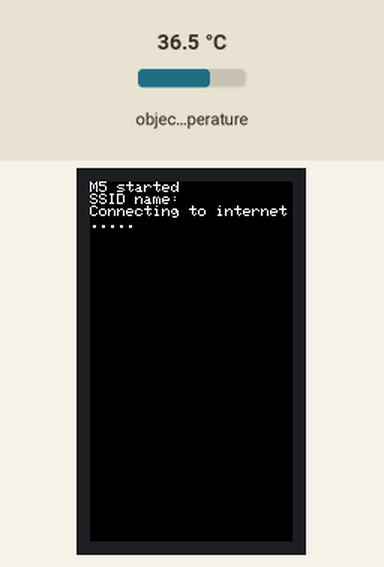
A sketch run on a simulated ESP32. Shown: 135×240 colour display. The test bench sets the inputs (shaded band); at power-on: object temperature 36.5 °C. WiFi joins after 1.5 s; servers stay silent unless stated; network time is answered at once with the bench clock; the local clock reads 2024-03-15 10:24:30 at power-on unless the sketch sets it; not simulated (calls return 0 or success): Credentials_Tor_Rey_IoT.h, UNIT_ENV.h; what the sketch prints to the serial monitor is not drawn.

Above: at 1.2 s.
At 12.1 s:
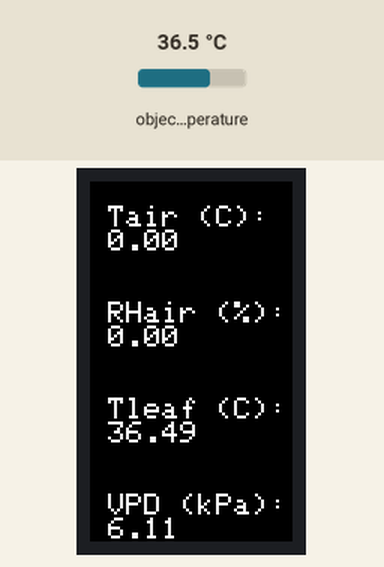
12.2 s: object temperature set to 20 °C
At 22.0 s:
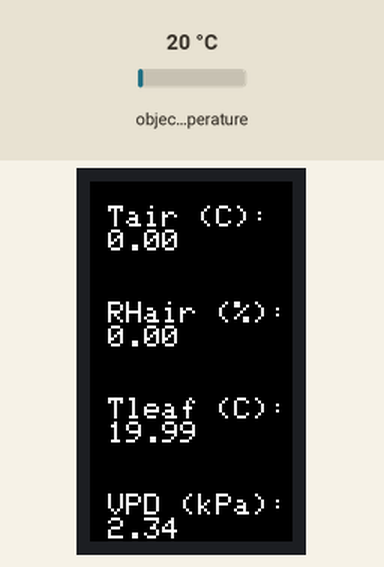
23.0 s: object temperature set to 26 °C
At 32.5 s:
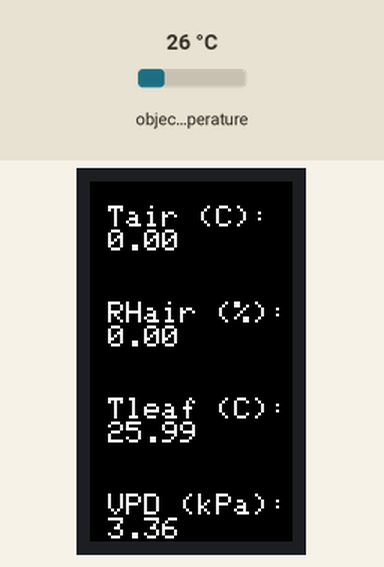
33.1 s: object temperature set to 32 °C
At 43.0 s:
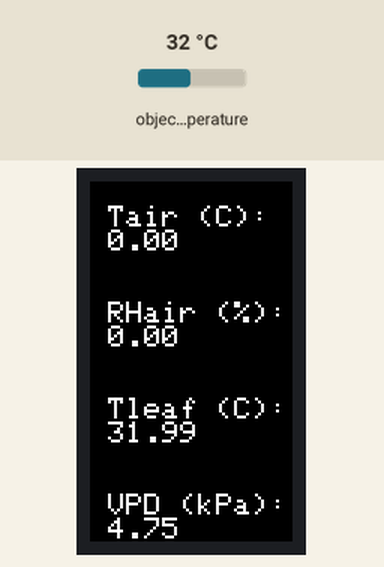
Timing chart, 0 to 44.5 s (numbered marks = the images above; inputs shaded):
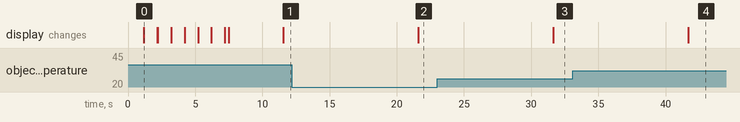

The sketch:

Main.ino
```cpp
/*
 Name:		Main.ino
 Created:	3/14/2022 10:00 AM
 Authors:	Emmanuel Reyes, Jessica Jacobo, Paola Carrera, Aarón Vélez
*/


//////////////////////////////////////////////////////////////////
////// Libraries and its associated constants and variables //////
//////////////////////////////////////////////////////////////////

////// Board library
#include <M5StickCPlus.h>


////// Credentials_Gas_Alarm_Photo_Lab.h is a user-created library containing paswords, IDs and credentials
#include "Credentials_Tor_Rey_IoT.h"
#ifdef WiFi_SSID_is_HEX
const bool ssidIsHex = true;
const char ssidHEX[] = WIFI_SSID_HEX;
char ssid[64];
#else
const bool ssidIsHex = false;
const char ssid[] = WIFI_SSID;
#endif
const char password[] = WIFI_PASSWD;
const char iot_server[] = IoT_SERVER;
const char iot_user[] = IoT_USER;
const char iot_device[] = IoT_DEVICE;
const char iot_credential[] = IoT_CREDENTIAL;
const char iot_data_bucket[] = IoT_DATA_BUCKET;


////// Comunication libraries
#include <Wire.h>
#include <SPI.h>
#include <WiFi.h>
#include <WiFiUdp.h>
WiFiUDP ntpUDP;


////// Iot Thinger
#define THINGER_SERVER iot_server   // Delete this line if using a free thinger account
#define _DEBUG_   // Uncomment for debugging connection to Thinger
#define _DISABLE_TLS_     // Uncoment if needed (port 25202 closed, for example)
#include <ThingerESP32.h>
ThingerESP32 thing(iot_user, iot_device, iot_credential);
/// <summary>
/// IMPORTANT
/// in file \thinger.io\src\ThingerClient.h at Line 355, the function handle_connection() was modified
/// to prevent the thinger handler to agresively try to reconnect to WiFi in case of a lost connection
/// This allows the alarn to keep monitoring gas levels even if there is no network connection
/// </summary>


////// Time libraries
// Integrated RTC definitions
RTC_TimeTypeDef RTC_TimeStruct;
RTC_DateTypeDef RTC_DateStruct;
#include <TimeLib.h>
#include <NTPClient.h>
NTPClient timeClient(ntpUDP, "north-america.pool.ntp.org", 0, 300000); // For details, see https://github.com/arduino-libraries/NTPClient
// Time zone library
#include <Timezone.h>
//  Central Time Zone (Mexico City)
TimeChangeRule mxCDT = { "CDT", First, Sun, Apr, 2, -300 };
TimeChangeRule mxCST = { "CST", Last, Sun, Oct, 2, -360 };
Timezone mxCT(mxCDT, mxCST);


////// Enviroment III unit library
#include "UNIT_ENV.h"
SHT3X sht30;
QMP6988 qmp6988;


////// NCIR sensor library
#include <Adafruit_MLX90614.h>
Adafruit_MLX90614 NCIR = Adafruit_MLX90614();


////// Raspberry Pi
#define PI_HEADER  "P"   // Header tag for serial raspberry pi message


//////////////////////////////////////////
////// User Constants and Variables //////
//////////////////////////////////////////

////// Station IDs & Constants
const int Station_Number = 9;
String Board = F("M5StickC Plus");
String Processor = F("ESP32-Pico");
String IoT_Hardware = F("ESP32-Pico WiFi");
String IoT_Software = F("Thinger ESP32");
String RTC_Hardware = F("BM8563");
String IoT_Asset_Type = F("");
String IoT_Group = F("");
String IoT_Station_Name = F("Tor Rey IoT");
String Firmware = F("v1.0.0");

bool debug = true;


////// Time variables
time_t LastNTP;     // Last UTP time that the RTC was updated form NTP
time_t UTC_t;       // UTC UNIX time stamp
time_t local_t;     // Local time with DST adjust in UNIX time stamp format
int s = -1;		    // Seconds
int m = -1;		    // Minutes
int h = -1;		    // Hours
int dy = -1;	    // Day
int mo = -1;	    // Month
int yr = -1;	    // Year


// State Variables
const int IoT_interval = 1;     // upload interval in minutes
const int Meassure_interval = 10;    // upload measure interval in seconds
int LastLcd = -1;           // Last time the screen was updated
int LastSum = -1;			// Last minute that variables were added to the sum for later averaging
int SumNum = 0;				// Number of times a variable value has beed added to the sum for later averaging
int LastAvg= -1;			// Last minute that variables were averaged

time_t t_WiFiCnxTry = 0;      // Last time a (re)connection to internet happened
const int WiFiCnx_frq = 30;  // (re)connection to internet frequency in seconds


// Variables
const int n = 500;          // measure n times the ADC input for averaging

float Tair = 0;             // Air temperature
float RHair = 0;            // Relative Humedity of air
float Patm = 0;             // Atmosferic Pressure
float Tleaf = 0;            // Leaf temperature
float AirWaterVP = 0;       // Air water vapor pressure in kPa
float LeafWaterVP = 0;      // Leaf Pressure in kPa
float VPD = 0;              // Vapor Pressure Deficit
float Weight = 0;           // Balance weight in grams

float TairSum = 0;
float RHairSum = 0;
float PatmSum = 0;
float TleafSum = 0;
float AirWaterVPSum = 0;
float LeafWaterVPSum = 0;
float VPDSum = 0;
float WeightSum = 0;

float TairAvg = 0;
float RHairAvg = 0;
float PatmAvg = 0;
float TleafAvg = 0;
float AirWaterVPAvg = 0;
float LeafWaterVPAvg = 0;
float VPDAvg = 0;
float WeightAvg = 0;
float LastWeightAvg = 0;
float TranspirationAvg = 0;


//////////////////////////////////////////////////////////////////////////
// the setup function runs once when you press reset or power the board //
//////////////////////////////////////////////////////////////////////////
void setup() {
    ////// Initialize and setup M5Stack
    M5.begin(true, true, true);
    M5.Lcd.println(F("M5 started"));
    Serial.begin(115200);

#ifdef WiFi_SSID_is_HEX
    String ssidStr = HexString2ASCIIString(ssidHEX);
    ssidStr.toCharArray(ssid, sizeof(ssid) + 1);
#endif

    M5.Lcd.print(F("SSID name: "));
    M5.Lcd.println(ssid);

    if (password == "") { WiFi.begin(ssid); }
    else { WiFi.begin(ssid, password); }

    WiFi.setAutoReconnect(false);
    M5.Lcd.print(F("Connecting to internet..."));
    // Test for 10 seconds if there is WiFi connection;
    // if not, continue to loop in order to monitor gas levels
    for (int i = 0; i <= 10; i++) {
        if (WiFi.status() != WL_CONNECTED) {
            M5.Lcd.print(".");
            delay(1000);
        }
        else {
            M5.Lcd.println(F("\nConnected to internet!"));
            break;
        }
        if (i == 10) {
            M5.Lcd.println(F("\nNo internet connection"));
            WiFi.disconnect();  // if no internet, disconnect. This prevents the board to be busy only trying to connect.
        }
    }


    ////// Configure IoT
    M5.Lcd.println(F("Configuring IoT..."));
    if (password == "") { thing.add_wifi(ssid); }
    else { thing.add_wifi(ssid, password); }

    // Define output resources
    thing["RT_Tair"] >> [](pson& out) { out = Tair; };
    thing["RT_RHair"] >> [](pson& out) { out = RHair; };
    thing["RT_Atmmosferic_Pressure"] >> [](pson& out) { out = Patm; };
    thing["RT_Tleaf"] >> [](pson& out) { out = Tleaf; };
    thing["RT_AirWaterVP"] >> [](pson& out) { out = AirWaterVP; };
    thing["RT_LeafWaterVP"] >> [](pson& out) { out = LeafWaterVP; };
    thing["RT_VPD"] >> [](pson& out) { out = VPD; };
    thing["RT_Weight"] >> [](pson& out) { out = Weight; };

    thing["Avg_Data"] >> [](pson& out) {
        out["Avg_Tair"] = TairAvg;
        out["Avg_RHair"] = RHairAvg;
        out["Avg_Tleaf"] = Tleaf;
        out["Avg_Atmmosferic_Pressure"] = PatmAvg;
        out["Avg_AirWaterVP"] = VPDAvg;
        out["Avg_LeafWaterVP"] = VPDAvg;
        out["Avg_VPD"] = VPDAvg;
        out["Avg_Weight"] = WeightAvg;
        out["Avg_Transpiration"] = TranspirationAvg;
        out["UNIX_local"] = local_t;
    };


    ////// Start RTC
    // Started with M5StickC plus board


    //////// If internet, start NTP client engine
    //////// and update RTC and system time
    //////// If no internet, get time form RTC
    M5.Lcd.println(F("Starting NTP client engine..."));
    timeClient.begin();
    M5.Lcd.print(F("Trying to update NTP time..."));
    // Try to update NTP time.
    // If not succesful , get RTc time and continue to loop in order to monitor gas levels
    if (!GetNTPTime()) {
        GetRTCTime();
        M5.Lcd.println(F("\nTime updated from RTC"));
    }
    else { M5.Lcd.println(F("\nTime updated from NTP")); }


    ////// Start Environmental III Unit
    qmp6988.init();     // Initialize pressure sensor


    ////// Start NCIR
    NCIR.begin();
    Serial.print(F("Emmisivity: "));
    Serial.println(NCIR.readEmissivity());


    ////// Setup finish message
    M5.Lcd.println(F("Setup done!"));
    M5.Lcd.println(F("\nStarting in "));
    for (int i = 0; i <= 5; i++) {
        M5.Lcd.println(5 - i);
        if (i != 5) { delay(1000); }
        else { delay(250); }
    }
    M5.Lcd.fillScreen(BLACK);
}


//////////////////////////////////////////////////////////////////////////
// The loop function runs over and over again until power down or reset //
//////////////////////////////////////////////////////////////////////////
void loop() {
    ////// State 0. Test internet connection; if not, try to connect.
    if (WiFi.status() != WL_CONNECTED) { WiFi.disconnect(); }
    if (WiFi.status() != WL_CONNECTED &&
        UTC_t - t_WiFiCnxTry > WiFiCnx_frq) {
        Serial.println(F("Loop reconect try"));
        WiFi.begin(ssid, password);

        t_WiFiCnxTry = UTC_t;
    }


    ////// State 1. Keep the Iot engine runing
    thing.handle();


    ////// State 2. Get time from RTC time
    GetRTCTime();
    if (debug) { Serial.println((String)"Time: " + h + ":" + m + ":" + s); }


    ////// State 3. Update RTC time from NTP server at midnight
    if (h == 0 &&
        m == 0 &&
        s == 0 &&
        UTC_t != LastNTP) {
        GetNTPTime();
    }


    ////// State 4. Check if it is time to read sensors nad updtae screen
    if ((s % Meassure_interval == 0) && (s != LastSum)) {
        if (debug) { Serial.println(F("Time to read sensors")); }

        // Get scale data from Raspberry pi
        if (Serial.find(PI_HEADER)) {
            if (Serial.available()) {
                Weight = Serial.parseFloat();
                if (debug) {
                    Serial.print(F("Raspberry pi weight: "));
                    Serial.println(Weight);
                }

            }
        }


        // Read environmental sensors
        sht30.get();
        Tair = sht30.cTemp;
        RHair = sht30.humidity;
        Patm = qmp6988.calcPressure() / 1000;   // in kPa
        Tleaf = NCIR.readObjectTempC();
        if(debug) {
            Serial.print(F("Tair: "));
            Serial.println(Tair);
            Serial.print(F("RHair: "));
            Serial.println(RHair);
            Serial.print(F("Patm: "));
            Serial.println(Patm);
            Serial.print(F("Tleaf: "));
            Serial.println(Tleaf);
        }


        // Caulculate VPD

        AirWaterVP = CalculateVP(Tair, RHair);
        LeafWaterVP = CalculateVP(Tleaf, 100);
        VPD = CalculateVPD(AirWaterVP, LeafWaterVP);


        // Update Screen

        // Reset screen
        M5.Lcd.fillScreen(BLACK);
        M5.Lcd.setTextColor(WHITE);
        M5.Lcd.setCursor(0, 0);
        M5.Lcd.setTextSize(2.5);
        // Tair
        M5.Lcd.println();
        M5.Lcd.println(" Tair (C):");
        //M5.Lcd.println();
        M5.Lcd.print(" ");
        M5.Lcd.println(Tair);
        M5.Lcd.println();
        // RHair
        M5.Lcd.println();
        M5.Lcd.println(" RHair (%):");
        //M5.Lcd.println();
        M5.Lcd.print(" ");
        M5.Lcd.println(RHair);
        M5.Lcd.println();
        // Tleaf
        M5.Lcd.println();
        M5.Lcd.println(" Tleaf (C):");
        //M5.Lcd.println();
        M5.Lcd.print(" ");
        M5.Lcd.println(Tleaf);
        M5.Lcd.println();
        // VPD
        M5.Lcd.println();
        M5.Lcd.println(" VPD (kPa):");
        //M5.Lcd.println();
        M5.Lcd.print(" ");
        M5.Lcd.println(VPD);
        M5.Lcd.println();


        // Sum values
        TairSum += Tair;
        RHairSum += RHair;
        PatmSum += Patm;
        TleafSum += Tleaf;
        AirWaterVPSum += AirWaterVP;
        LeafWaterVPSum += LeafWaterVP;
        VPDSum += VPD;
        WeightSum += Weight;

        SumNum += 1;
        LastSum = s;

    }


    ////// State 5. Check if it is time to average and send values to IoT
    if ((m % IoT_interval == 0) && (m != LastAvg)) {
        if (debug) { Serial.println(F("Time to calculate averages")); }

        TairAvg = TairSum / SumNum;
        RHairAvg = RHairSum / SumNum;
        PatmAvg = PatmSum / SumNum;
        TleafAvg = TleafSum / SumNum;
        AirWaterVPAvg = AirWaterVPSum / SumNum;
        LeafWaterVPAvg = LeafWaterVPSum / SumNum;
        VPDAvg = VPDSum / SumNum;

        if (LastWeightAvg == 0) {
            LastWeightAvg = WeightAvg;
            WeightAvg = WeightSum / SumNum;
            // Skip Transpiration calculation to prevent errors
        }
        else {
            LastWeightAvg = WeightAvg;
            WeightAvg = WeightSum / SumNum;
            // Transpiration calculation
            TranspirationAvg = (LastWeightAvg - WeightAvg) / IoT_interval * 1000;  // Plant transpiration in g min-1
        }


        // Reset registers
        TairSum = 0;
        RHairSum = 0;
        PatmSum = 0;
        TleafSum = 0;
        AirWaterVPSum = 0;
        LeafWaterVPSum = 0;
        VPDSum = 0;
        WeightSum = 0;

        SumNum = 0;
        LastAvg = m;


        // Sent Avg data to IoT
        thing.write_bucket(iot_data_bucket, "Avg_Data", false);

    }


    delay(1000);
}


// Function for WiFi SSID with non-ASCII characters
String HexString2ASCIIString(String hexstring) {
    String temp = "", sub = "", result;
    char buf[3];
    for (int i = 0; i < hexstring.length(); i += 2) {
        sub = hexstring.substring(i, i + 2);
        sub.toCharArray(buf, 3);
        char b = (char)strtol(buf, 0, 16);
        if (b == '\0')
            break;
        temp += b;
    }
    return temp;
}


float CalculateVP(float Temp, float RH) {
    float result = 0;
    result = 6.1121 * exp( (18.678-(Temp/234.5)) * (Temp/(257.14+Temp)) );  // Arden Buck equation (in hPa)
    result = result * RH / 100;     // Adjust for RH
    result = result * 0.1;          // Convert to kPa
    return result;
}


float CalculateVPD(float AirVP, float LeafVP) {
    float result = 0;
    result = LeafVP - AirVP;
    return result;
}
```

Time_Functions_BM8563.ino
```cpp
////// Get time from NTP an dupdate RTC and local time variables
bool GetNTPTime() {
    if (timeClient.forceUpdate()) {
        UTC_t = timeClient.getEpochTime();
        // set system time to UTC unix timestamp
        setTime(UTC_t);
        // Set RTC time to UTC time from system time
        RTC_TimeStruct.Hours = hour();
        RTC_TimeStruct.Minutes = minute();
        RTC_TimeStruct.Seconds = second();
        RTC_DateStruct.WeekDay = weekday();
        RTC_DateStruct.Month = month();
        RTC_DateStruct.Date = day();
        RTC_DateStruct.Year = year();

        M5.Rtc.SetTime(&RTC_TimeStruct);  //writes the set time to the real time clock.
        M5.Rtc.SetData(&RTC_DateStruct);  //writes the set date to the real time clock.

        // Convert to local time
        local_t = mxCT.toLocal(UTC_t);
        // Set system time lo local time
        setTime(local_t);
        LastNTP = UTC_t;
        if (debug) { Serial.println(F("NTP client update success!")); }
        return true;
    }
    else {
        if (debug) { Serial.println(F("NTP update not succesfull")); }
        return false;
    }
}


////// Get time from RTC and update UTC and local time variables
void GetRTCTime() {
    M5.Rtc.GetTime(&RTC_TimeStruct);    // Get UTC time from RTC
    M5.Rtc.GetData(&RTC_DateStruct);
    setTime(RTC_TimeStruct.Hours,                   // Set system time to UTC time
        RTC_TimeStruct.Minutes,
        RTC_TimeStruct.Seconds,
        RTC_DateStruct.Date,
        RTC_DateStruct.Month,
        RTC_DateStruct.Year);
    UTC_t = now();                      // Get UTC time from system time in UNIX format
    local_t = mxCT.toLocal(UTC_t);      // Calculate local time in UNIX format
    setTime(local_t);                   // Set system time to local
    s = second();                       // Set time variables to local time from system time
    m = minute();
    h = hour();
    dy = day();
    mo = month();
    yr = year();
}
```

Measured:
- after the input at 12.2 s, the display: changes after 9.4 s (image 2)
- after the input at 23.0 s, the display: changes after 8.6 s (image 3)
- after the input at 33.1 s, the display: changes after 8.6 s (image 4)
- what the display in image 0 shows lasts 1.0 s, from 1.2 s to 2.2 s
